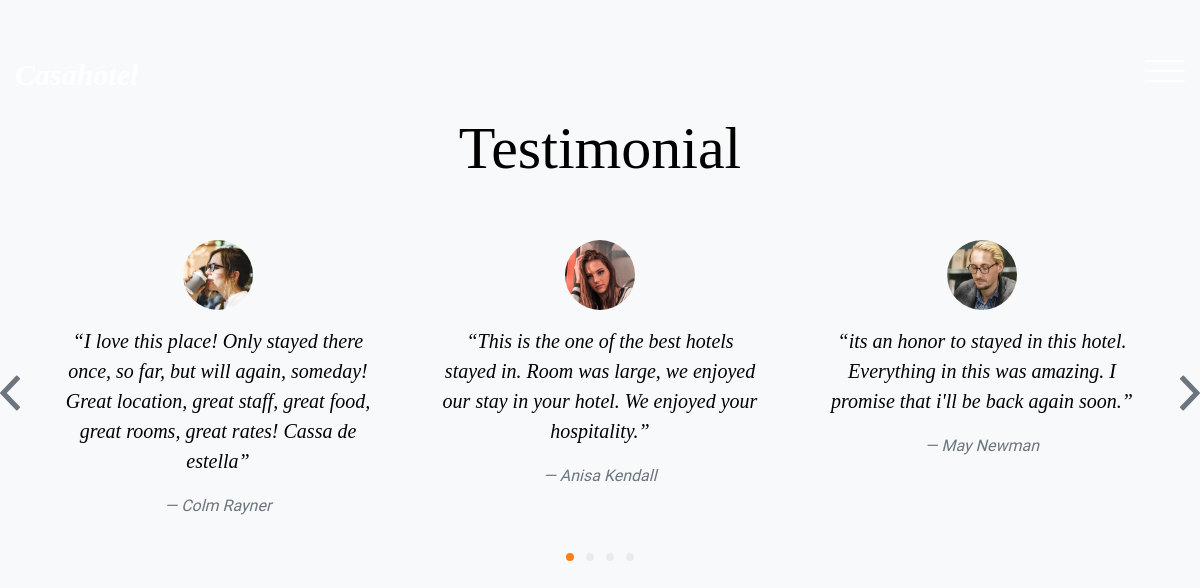
Page /casahotel/roominfo.php on the committed database.
### tables this page shows
CREATE TABLE `testimonials` (
  `id` int(11) NOT NULL,
  `user_name` varchar(45) NOT NULL,
  `testimonial` varchar(2000) NOT NULL,
  `image` varchar(2000) NOT NULL
);

### casahotel/roominfo.php (the view, shortened to what this page needs)
<?php
include("backend.php");
?>
<!doctype html>
<html lang="en">
  <head>
    <link rel="stylesheet" href="css/bootstrap.css">
    <link rel="stylesheet" href="css/animate.css">
    <link rel="stylesheet" href="css/owl.carousel.min.css">
    <link rel="stylesheet" href="css/aos.css">
    <link rel="stylesheet" href="css/bootstrap-datepicker.css">
    <link rel="stylesheet" href="css/jquery.timepicker.css">
    <link rel="stylesheet" href="css/magnific-popup.css">
    <link rel="stylesheet" href="fonts/ionicons/css/ionicons.min.css">
    <link rel="stylesheet" href="fonts/fontawesome/css/font-awesome.min.css">
    <link rel="stylesheet" href="css/style.css">
  </head>
  <body>
    <header class="site-header">
      <div class="container-fluid">
        <div class="row">
          <div class="col-4 site-logo" data-aos="fade"><a href="index.php"><em>Casahotel</em></a></div>
          <div class="col-8">
            <div class="site-menu-toggle js-site-menu-toggle"  data-aos="fade">
              <span></span>
              <span></span>
              <span></span>
            </div>
          </div>
        </div>
      </div>
    </header>
    <section class="section testimonial-section bg-light">
      <div class="container">
        <div class="row justify-content-center text-center mb-5">
          <div class="col-md-8">
            <h2 class="heading" data-aos="fade-up">Testimonial</h2>
          </div>
        </div>
        <div class="row">
          <div class="js-carousel-2 owl-carousel mb-5" data-aos="fade-up" data-aos-delay="200">
            <?php
            $sql = "SELECT * FROM testimonials";
            $result = mysqli_query($db, $sql);
            while($row = mysqli_fetch_array($result))
            {
            ?>
            <div class="testimonial text-center slider-item">
              <div class="author-image mb-3">
                <img src="<?php echo $row['image']; ?>" alt="Image placeholder" class="rounded-circle mx-auto">
              </div>
              <blockquote>
                <p>&ldquo;<?php echo $row['testimonial']; ?>&rdquo;</p>
              </blockquote>
              <p><em>&mdash; <?php echo $row['user_name']; ?></em></p>
            </div>
            <?php
            }
            ?>
          </div>
        </div>
      </div>
    </section>
  </body>
</html>

### casahotel/css/style.css (style rules this page uses)
body { background: #fff; font-family: "Mukta Mahee", arial, sans-serif; font-weight: 200; font-size: 16px; line-height: 1.8; color: #6c757d; }
a { -webkit-transition: .3s all ease; -o-transition: .3s all ease; transition: .3s all ease; text-decoration: none; }
h1, h2, h3, h4, h5 { color: #000; font-family: "Playfair+Display", times, serif; }
.container-fluid { max-width: 1600px; }
.site-header { position: absolute; top: 0; width: 100%; padding: 60px 0; z-index: 2; }
.site-logo a { font-size: 30px; color: #fff; font-weight: bold; line-height: 1; font-family: "Playfair+Display", times, serif; }
.site-menu-toggle { float: right; width: 40px; height: 45px; position: relative; margin: 0px auto; z-index: 200; -webkit-transform: rotate(0deg); -moz-transform: rotate(0deg); -o-transform: rotate(0deg); -ms-transform: rotate(0deg); transform: rotate(0deg); -webkit-transition: .5s ease-in-out; -moz-transition: .5s ease-in-out; -o-transition: .5s ease-in-out; transition: .5s ease-in-out; cursor: pointer; }
.site-menu-toggle span { display: block; position: absolute; height: 2px; width: 100%; background: #fff; border-radius: 9px; opacity: 1; left: 0; -webkit-transform: rotate(0deg); -moz-transform: rotate(0deg); -o-transform: rotate(0deg); -ms-transform: rotate(0deg); transform: rotate(0deg); -webkit-transition: .25s ease-in-out; -moz-transition: .25s ease-in-out; -o-transition: .25s ease-in-out; transition: .25s ease-in-out; }
.site-menu-toggle span:nth-child(1) { top: 0px; }
.site-menu-toggle span:nth-child(2) { top: 10px; }
.site-menu-toggle span:nth-child(3) { top: 20px; }
.section { padding: 7em 0; }
.heading-serif, .heading, .testimonial-section .heading, .slider-section .heading, .blog-post-entry .heading { font-size: 60px; font-family: "Playfair+Display", times, serif; }
.testimonial blockquote { padding: 0; }
.testimonial blockquote p { line-height: 1.5; font-family: "Playfair+Display", times, serif; font-size: 20px; color: #000; font-style: italic; }
.testimonial .author-image img { width: 70px; }
.owl-carousel.js-carousel-2 .slider-item { padding: 0 20px; text-align: center; }

### rows in the picture
testimonials: image (picture), testimonial "I love this place! Only stayed there once, so far, but will again, someday! Great location, great staff, great food, great rooms, great rates! Cassa de estella", user_name "Colm Rayner"
testimonials: image (picture), testimonial "This is the one of the best hotels stayed in. Room was large, we enjoyed our stay in your hotel. We enjoyed your hospitality.", user_name "Anisa Kendall"
testimonials: image (picture), testimonial "its an honor to stayed in this hotel. Everything in this was amazing. I promise that i'll be back again soon.", user_name "May Newman"
